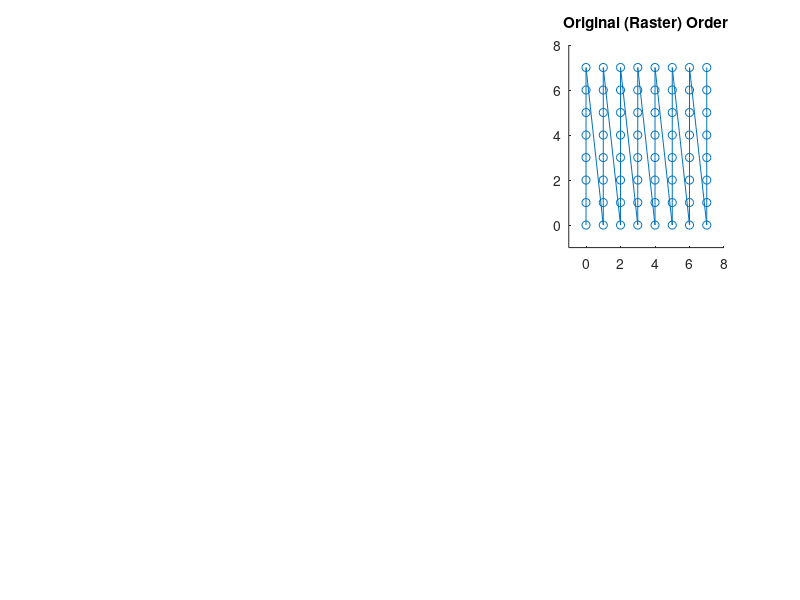

The MATLAB script that drew this image: (Note: this script raises an error after producing the figure.)
clear all;

DIM = 2;
NX = 8;
plotCurves = 1;
testAll = 1;
if DIM == 1
    %[nodeX, nodeY, nodeZ] = meshgrid(linspace(0,1,NX),0,0);
    [nodeX, nodeY, nodeZ] = meshgrid(0:NX-1,0,0);
    [ijkX, ijkY, ijkZ] = meshgrid(0:NX-1,0,0);
elseif DIM == 2
    %[nodeX, nodeY, nodeZ] = meshgrid(linspace(0,1,NX),linspace(0,1,NX),0);
    [nodeX, nodeY, nodeZ] = meshgrid(0:NX-1,0:NX-1,0);
    [ijkX, ijkY, ijkZ] = meshgrid(0:NX-1,0:NX-1,0);
elseif DIM==3
    [nodeX, nodeY, nodeZ] = meshgrid(0:NX-1,0:NX-1,0:NX-1);
    % [nodeX, nodeY, nodeZ] = meshgrid(linspace(0,1,NX),linspace(0,1,NX),linspace(0,1,NX));
    [ijkX, ijkY, ijkZ] = meshgrid(0:NX-1,0:NX-1,0:NX-1);
else
    fprintf('Error, No support for dimensions greater than 3\n');
    return;
end

nodes = [nodeX(:), nodeY(:), nodeZ(:)];
clear nodeX nodeY nodeZ;
ijk_ind = [ijkX(:), ijkY(:), ijkZ(:)];
clear ijkX ijkY ijkZ;

%subplot(2,1,2)
% plot3(s_nodes(:,1), s_nodes(:,2), s_nodes(:,3),'o-');
% xlabel('k');
% ylabel('i');
% zlabel('j');

if plotCurves
    subplot(2,3,3);
    plot3(nodes(:,1), nodes(:,2), nodes(:,3),'o-');
    title('Original (Raster) Order');
    axis([-1 NX -1 NX -1 NX]);
    view(max(2,DIM))
end


%% Z-order
morton_ind = ijk_to_z(ijk_ind, DIM);
%% Alternative: (Each Z is 4 nodes per edge)
% morton_ind = ijk_to_4node_z(ijk_ind, DIM);
[temp morton_compressed_ind] = sort(morton_ind);
s_nodes = nodes(morton_compressed_ind,:);

if plotCurves
    subplot(2,3,5);
    plot3(s_nodes(:,1), s_nodes(:,2), s_nodes(:,3),'o-');
    title('Morton (Z) Order');
    axis([-1 NX -1 NX -1 NX]);
    view(max(2,DIM))
end

if testAll
    
    %% U-order
    morton_ind = ijk_to_u(ijk_ind, DIM);
    [temp morton_compressed_ind] = sort(morton_ind);
    s_nodes = nodes(morton_compressed_ind,:);
    
    if plotCurves
        subplot(2,3,6);
        plot3(s_nodes(:,1), s_nodes(:,2), s_nodes(:,3),'o-');
        title('Gray-Code (U) Order');
        axis([-1 NX -1 NX -1 NX]);
        view(max(2,DIM))
    end
    
    %% X-order
    morton_ind = ijk_to_x(ijk_ind, DIM);
    [temp morton_compressed_ind] = sort(morton_ind);
    s_nodes = nodes(morton_compressed_ind,:);
    
    if plotCurves
        subplot(2,3,4);
        plot3(s_nodes(:,1), s_nodes(:,2), s_nodes(:,3),'o-');
        title('Cross (X) Order');
        axis([-1 NX -1 NX -1 NX]);
        view(max(2,DIM))
    end
    
     %% 4-node Z-order
    morton_ind = ijk_to_4node_z(ijk_ind, DIM);
    [temp morton_compressed_ind] = sort(morton_ind);
    s_nodes = nodes(morton_compressed_ind,:);
    
    if plotCurves
        subplot(2,3,2);
        plot3(s_nodes(:,1), s_nodes(:,2), s_nodes(:,3),'o-');
        title('4-nodes per Edge (Z) Order');
        axis([-1 NX -1 NX -1 NX]);
        view(max(2,DIM))
    end
    
end